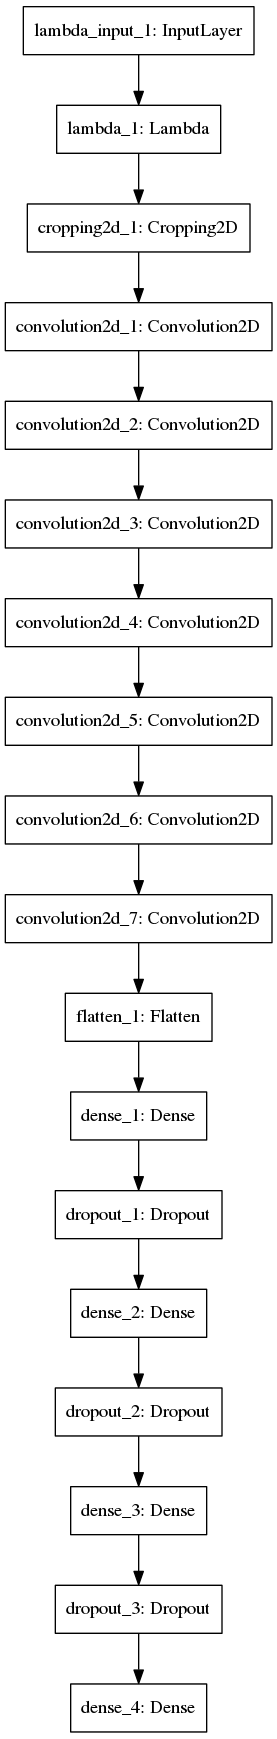

Write the Python code that produced this figure.
import random
import numpy as np
import sys
import os

# set a fixed random seed
random.seed(1337)
np.random.seed(1337)

import csv
import cv2
from random import shuffle
import sklearn
from sklearn.model_selection import train_test_split
import zipfile
import matplotlib as mpl
mpl.use('Agg') # run headless
import matplotlib.pyplot as plt

from keras.models import Sequential
from keras.layers import Flatten, Dense, Lambda, Cropping2D, Convolution2D, MaxPooling2D, Dropout
from keras.regularizers import l2

# configuration
USE_FLOYD = False
DO_TRAIN = False
SIDE_IMAGE_STEERING_BIAS = 0.2
VALIDATION_SPLIT = 0.2
BATCH_SIZE = 32
PREDICT_IMAGES = ["sample_data/center_2016_12_01_13_31_13_177.jpg", "t2_forward_data/center_2017_03_22_17_03_16_764.jpg"]

if USE_FLOYD:
  # running on floydhub
  DATA_FOLDER = "/input/" 
  DATASETS = ["t1_reverse_data.csv", "t1_udacity_data.csv"]
  EPOCHS = 7
  OUTPUT_FOLDER = "/output/"
else:
  # running on local machine
  DATA_FOLDER = "../CarND-Behavioral-Cloning-P3-data/multiple_data/" 
  DATASETS = ["sample_data.csv"]
  EPOCHS = 2
  OUTPUT_FOLDER = ""

# =========================================
# Toolkit

# reads lines from a csv file, skipping the first line
def getCSVLines(csvpath):
  lines = []
  with open(csvpath) as csvfile:
    reader = csv.reader(csvfile)
    iterlines = iter(reader)
    next(iterlines)
    for line in iterlines:
      lines.append(line)
  return lines

# reads lines from all given datasets and concatenates them
def getCSVLinesFromDatasets(data_folder, datasets):
  lines = []
  for entry in datasets:
    lines.extend(getCSVLines(data_folder + entry))
  return lines

# reads an image from a zip file
def getImageFromZip(zipname, filename):
  zipped_images = zipfile.ZipFile(DATA_FOLDER + zipname + ".zip")
  imagedata = zipped_images.read(filename)
  image = cv2.imdecode(np.frombuffer(imagedata, np.uint8), 1)
  return image

# reads images and measurements from samples (csv file lines)
def readImagesAndMeasurements(samples, augment=True):
  images = []
  measurements = []
  zipcache = {}
  for line in samples:
    for i in range(3):
      source_path = line[i]
      filename = source_path.split('/')[-1]
      zipname = source_path.split('/')[-2].strip()
      
      if zipname not in zipcache.keys():
        zipcache[zipname] = zipfile.ZipFile(DATA_FOLDER + zipname + ".zip")

      zipped_images = zipcache[zipname]
      imagedata = zipped_images.read(filename)
      image = cv2.imdecode(np.frombuffer(imagedata, np.uint8), 1)
      images.append(image)
      measurement = float(line[3])
      if i == 0:
        # center image
        measurements.append(measurement)
      elif i == 1:
        # left image
        measurements.append(measurement + SIDE_IMAGE_STEERING_BIAS)
      elif i == 2:
        # right image
        measurements.append(measurement - SIDE_IMAGE_STEERING_BIAS)

  if augment:
    augmented_images, augmented_measurements = [], []
    for image, measurement in zip(images, measurements):
      augmented_images.append(image)
      augmented_measurements.append(measurement)
      augmented_images.append(cv2.flip(image, 1))
      augmented_measurements.append(measurement*-1.0)
    return augmented_images, augmented_measurements

  return images, measurements

# generates shuffled data from given samples
def generator(samples, batch_size=BATCH_SIZE):
  num_samples = len(samples)
  while 1: # Loop forever so the generator never terminates
    shuffle(samples)
    for offset in range(0, num_samples, batch_size):
      batch_samples = samples[offset:offset+batch_size]
      images, angles = readImagesAndMeasurements(batch_samples)

      # trim image to only see section with road
      X_train = np.array(images)
      y_train = np.array(angles)
      yield sklearn.utils.shuffle(X_train, y_train)

def getBasicModel():
  model = Sequential()
  model.add(Lambda(lambda x: x / 255.0 - 0.5, input_shape=(160,320,3)))
  model.add(Cropping2D(cropping=((70, 25), (0, 0))))
  model.add(Flatten())
  model.add(Dense(1))

  # choose loss function and optimizer, compile the model
  model.compile(loss='mse', optimizer='adam')

  return model

def getLeNetModel():
  model = Sequential()
  model.add(Lambda(lambda x: x / 255.0 - 0.5, input_shape=(160,320,3)))
  model.add(Cropping2D(cropping=((70, 25), (0, 0))))
  model.add(Convolution2D(6, 5, 5, activation="relu"))
  model.add(MaxPooling2D())
  model.add(Convolution2D(6, 5, 5, activation="relu"))
  model.add(MaxPooling2D())
  model.add(Flatten())
  model.add(Dense(120))
  model.add(Dense(84))
  model.add(Dense(1))
  
  # choose loss function and optimizer, compile the model
  model.compile(loss='mse', optimizer='adam')
  return model

def getNVIDIAModel():
  model = Sequential()
  model.add(Lambda(lambda x: x / 255.0 - 0.5, input_shape=(160,320,3)))
  model.add(Cropping2D(cropping=((70, 25), (0, 0))))
  model.add(Convolution2D(10, 1, 1, activation="relu", W_regularizer=l2(0.01))) # let the model choose the best color space
  model.add(Dropout(0.5))
  model.add(Convolution2D(3 , 1, 1, activation="relu", W_regularizer=l2(0.01))) # --"--
  model.add(Dropout(0.5))
  model.add(Convolution2D(24, 5, 5, subsample=(2, 2),  activation="relu", W_regularizer=l2(0.01)))
  model.add(Dropout(0.5))
  model.add(Convolution2D(36, 5, 5, subsample=(2, 2),  activation="relu", W_regularizer=l2(0.01)))
  model.add(Dropout(0.5))
  model.add(Convolution2D(48, 5, 5, subsample=(2, 2),  activation="relu", W_regularizer=l2(0.01)))
  model.add(Dropout(0.5))
  model.add(Convolution2D(64, 3, 3, activation="relu", W_regularizer=l2(0.01)))
  model.add(Dropout(0.5))
  model.add(Convolution2D(64, 3, 3, activation="relu", W_regularizer=l2(0.01)))
  model.add(Flatten())
  model.add(Dense(100, W_regularizer=l2(0.01)))
  model.add(Dropout(0.5))
  model.add(Dense(50, W_regularizer=l2(0.01)))
  model.add(Dropout(0.5))
  model.add(Dense(10, W_regularizer=l2(0.01)))
  model.add(Dropout(0.5))
  model.add(Dense(1, W_regularizer=l2(0.01)))

  # choose loss function and optimizer, compile the model
  model.compile(loss='mse', optimizer='adam')
  return model

def getPartialNVIDIAModelAndSetWeights(original_model_with_weights, depth=0):
  model = original_model_with_weights

  # Construct a second model for visualizing the activation
  model2 = Sequential()
  model2.add(Lambda(lambda x: x / 255.0 - 0.5, input_shape=(160,320,3)))
  model2.add(Cropping2D(cropping=((70, 25), (0, 0))))
  model2.add(Convolution2D(10, 1, 1, activation="relu", W_regularizer=l2(0.01), weights=model.layers[2].get_weights())) # let the model choose the best color space
  if depth <= 0: 
    model2.compile(loss='mse', optimizer='adam')
    return model2
  model2.add(Dropout(0.5))
  model2.add(Convolution2D(3 , 1, 1, activation="relu", W_regularizer=l2(0.01), weights=model.layers[4].get_weights())) # --"--
  if depth is 1: 
    model2.compile(loss='mse', optimizer='adam')
    return model2
  model2.add(Dropout(0.5))
  model2.add(Convolution2D(24, 5, 5, subsample=(2, 2),  activation="relu", W_regularizer=l2(0.01), weights=model.layers[6].get_weights()))
  if depth is 2: 
    model2.compile(loss='mse', optimizer='adam')
    return model2
  model2.add(Dropout(0.5))
  model2.add(Convolution2D(36, 5, 5, subsample=(2, 2),  activation="relu", W_regularizer=l2(0.01), weights=model.layers[8].get_weights()))
  if depth is 3: 
    model2.compile(loss='mse', optimizer='adam')
    return model2
  model2.add(Dropout(0.5))
  model2.add(Convolution2D(48, 5, 5, subsample=(2, 2),  activation="relu", W_regularizer=l2(0.01), weights=model.layers[10].get_weights()))
  if depth is 4: 
    model2.compile(loss='mse', optimizer='adam')
    return model2
  model2.add(Dropout(0.5))
  model2.add(Convolution2D(64, 3, 3, activation="relu", W_regularizer=l2(0.01), weights=model.layers[12].get_weights()))
  if depth is 5: 
    model2.compile(loss='mse', optimizer='adam')
    return model2
  model2.add(Dropout(0.5))
  model2.add(Convolution2D(64, 3, 3, activation="relu", W_regularizer=l2(0.01), weights=model.layers[14].get_weights()))
  if depth >= 6: 
    model2.compile(loss='mse', optimizer='adam')
    return model2
  model2.add(Flatten())
  model2.add(Dense(100, W_regularizer=l2(0.01)))
  model2.add(Dropout(0.5))
  model2.add(Dense(50, W_regularizer=l2(0.01)))
  model2.add(Dropout(0.5))
  model2.add(Dense(10, W_regularizer=l2(0.01)))
  model2.add(Dropout(0.5))
  model2.add(Dense(1, W_regularizer=l2(0.01)))

  model2.compile(loss='mse', optimizer='adam')
  return model2

def saveHistoryPlot(history_object):
  plt.plot(history_object.history['loss'])
  plt.plot(history_object.history['val_loss'])
  plt.title('model mean squared error loss')
  plt.ylabel('mean squared error loss')
  plt.xlabel('epoch')
  plt.legend(['training set', 'validation set'], loc='upper right')
  plt.show()

  plt.savefig(OUTPUT_FOLDER + 'history.png')

  plt.cla()   # Clear axis
  plt.clf()   # Clear figure
  plt.close() # Close a figure window

def train_model(model, samples):
  # create generators for training and validation sets
  train_samples, validation_samples = train_test_split(samples, test_size=VALIDATION_SPLIT)
  train_generator = generator(train_samples, batch_size=BATCH_SIZE)
  validation_generator = generator(validation_samples, batch_size=BATCH_SIZE)

  # fit model with generator
  history_object = model.fit_generator(train_generator, samples_per_epoch=len(train_samples), validation_data=validation_generator, nb_val_samples=len(validation_samples), nb_epoch=EPOCHS)
  
  return history_object

# visualizes activation maps and saves these images under target_file
def outputFeatureMap(activation, target_file, activation_min=-1, activation_max=-1 ,plt_num=1):
  featuremaps = activation.shape[3]
  fig = plt.figure(plt_num, figsize=(15,15))
  for featuremap in range(featuremaps):
    plot = fig.add_subplot(6,8, featuremap+1) # sets the number of feature maps to show on each row and column
    #plt.title('FeatureMap ' + str(featuremap)) # displays the feature map number
    if activation_min != -1 & activation_max != -1:
      plot.imshow(activation[0,:,:, featuremap], interpolation="nearest", vmin =activation_min, vmax=activation_max, cmap="gray")
    elif activation_max != -1:
      plot.imshow(activation[0,:,:, featuremap], interpolation="nearest", vmax=activation_max, cmap="gray")
    elif activation_min !=-1:
      plot.imshow(activation[0,:,:, featuremap], interpolation="nearest", vmin=activation_min, cmap="gray")
    else:
      plot.imshow(activation[0,:,:, featuremap], interpolation="nearest", cmap="gray")
  fig.savefig(OUTPUT_FOLDER + target_file)
  plt.cla()   # Clear axis
  plt.clf()   # Clear figure
  plt.close() # Close a figure window
  fig.clf()

def getActivationMapFromImage(model, dataset_name, filename):
  image_array = np.asarray(getImageFromZip(dataset_name, filename))
  activation = model.predict(image_array[None, :, :, :], batch_size=1)
  return activation

# generates an activation map for each image in the list.
# an image is addressed as <dataset_name>/<filename>
# the activation maps are generated for several network depths
def generateActivationMapsForImages(images, depths, target_folder="feature_maps/"):

  for image in images:
    dataset_name = image.split('/')[0].strip()
    filename = image.split('/')[1].strip()
    
    if not os.path.exists(OUTPUT_FOLDER + target_folder):
      os.makedirs(OUTPUT_FOLDER + target_folder)

    original_image = getImageFromZip(dataset_name, filename)
    cv2.imwrite(OUTPUT_FOLDER + target_folder + dataset_name + "_" + filename + "_original.png", original_image)

    for depth in range(depths):
      # get a partial model with the weights set from the original model
      partial_model = getPartialNVIDIAModelAndSetWeights(model, depth)

      # get activation map from one image
      activation = getActivationMapFromImage(partial_model, dataset_name, filename)

      # save the activation as image
      outputFeatureMap(activation, target_folder + dataset_name + "_" + filename + "_" + str(depth) + "_features.png")


# =========================================
# Execute experiment

# read csv data
samples = getCSVLinesFromDatasets(DATA_FOLDER, DATASETS)

# Create NVIDIA model
model = getNVIDIAModel()

if DO_TRAIN:
  # train model
  history_object = train_model(model, samples)

  # save trained model
  model.save(OUTPUT_FOLDER + 'model.h5')
  
  # plot the history and save as png
  saveHistoryPlot(history_object)

else: 
  # load previous weights
  model.load_weights('model.h5')

# generate activation maps for images
generateActivationMapsForImages(PREDICT_IMAGES, 5)

